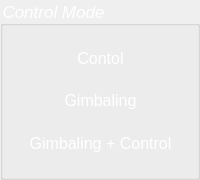
      <widget class="QGroupBox" name="groupBox_7">
       <property name="geometry">
        <rect>
         <x>230</x>
         <y>50</y>
         <width>200</width>
         <height>180</height>
        </rect>
       </property>
       <property name="font">
        <font>
         <pointsize>13</pointsize>
         <italic>true</italic>
        </font>
       </property>
       <property name="styleSheet">
        <string notr="true">color: rgb(255, 255, 255);</string>
       </property>
       <property name="title">
        <string>Control Mode</string>
       </property>
       <widget class="QWidget" name="verticalLayoutWidget">
        <property name="geometry">
         <rect>
          <x>10</x>
          <y>40</y>
          <width>181</width>
          <height>121</height>
         </rect>
        </property>
        <layout class="QVBoxLayout" name="verticalLayout">
         <item>
          <widget class="QLabel" name="lbl_manipulator_mode">
           <property name="palette">
            <palette>
             <active>
              <colorrole role="WindowText">
               <brush brushstyle="SolidPattern">
                <color alpha="255">
                 <red>255</red>
                 <green>255</green>
                 <blue>255</blue>
                </color>
               </brush>
              </colorrole>
              <colorrole role="Text">
               <brush brushstyle="SolidPattern">
                <color alpha="255">
                 <red>255</red>
                 <green>255</green>
                 <blue>255</blue>
                </color>
               </brush>
              </colorrole>
              <colorrole role="ButtonText">
               <brush brushstyle="SolidPattern">
                <color alpha="255">
                 <red>255</red>
                 <green>255</green>
                 <blue>255</blue>
                </color>
               </brush>
              </colorrole>
              <colorrole role="Shadow">
               <brush brushstyle="SolidPattern">
                <color alpha="255">
                 <red>255</red>
                 <green>255</green>
                 <blue>255</blue>
                </color>
               </brush>
              </colorrole>
              <colorrole role="ToolTipText">
               <brush brushstyle="SolidPattern">
                <color alpha="255">
                 <red>255</red>
                 <green>255</green>
                 <blue>255</blue>
                </color>
               </brush>
              </colorrole>
             </active>
             <inactive>
              <colorrole role="WindowText">
               <brush brushstyle="SolidPattern">
                <color alpha="255">
                 <red>255</red>
                 <green>255</green>
                 <blue>255</blue>
                </color>
               </brush>
              </colorrole>
              <colorrole role="Text">
               <brush brushstyle="SolidPattern">
                <color alpha="255">
                 <red>255</red>
                 <green>255</green>
                 <blue>255</blue>
                </color>
               </brush>
              </colorrole>
              <colorrole role="ButtonText">
               <brush brushstyle="SolidPattern">
                <color alpha="255">
                 <red>255</red>
                 <green>255</green>
                 <blue>255</blue>
                </color>
               </brush>
              </colorrole>
              <colorrole role="Shadow">
               <brush brushstyle="SolidPattern">
                <color alpha="255">
                 <red>255</red>
                 <green>255</green>
                 <blue>255</blue>
                </color>
               </brush>
              </colorrole>
              <colorrole role="ToolTipText">
               <brush brushstyle="SolidPattern">
                <color alpha="255">
                 <red>255</red>
                 <green>255</green>
                 <blue>255</blue>
                </color>
               </brush>
              </colorrole>
             </inactive>
             <disabled>
              <colorrole role="WindowText">
               <brush brushstyle="SolidPattern">
                <color alpha="255">
                 <red>255</red>
                 <green>255</green>
                 <blue>255</blue>
                </color>
               </brush>
              </colorrole>
              <colorrole role="Text">
               <brush brushstyle="SolidPattern">
                <color alpha="255">
                 <red>255</red>
                 <green>255</green>
                 <blue>255</blue>
                </color>
               </brush>
              </colorrole>
              <colorrole role="ButtonText">
               <brush brushstyle="SolidPattern">
                <color alpha="255">
                 <red>255</red>
                 <green>255</green>
                 <blue>255</blue>
                </color>
               </brush>
              </colorrole>
              <colorrole role="Shadow">
               <brush brushstyle="SolidPattern">
                <color alpha="255">
                 <red>0</red>
                 <green>0</green>
                 <blue>0</blue>
                </color>
               </brush>
              </colorrole>
              <colorrole role="ToolTipText">
               <brush brushstyle="SolidPattern">
                <color alpha="255">
                 <red>0</red>
                 <green>0</green>
                 <blue>0</blue>
                </color>
               </brush>
              </colorrole>
             </disabled>
            </palette>
           </property>
           <property name="font">
            <font>
             <pointsize>12</pointsize>
             <italic>false</italic>
            </font>
           </property>
           <property name="styleSheet">
            <string notr="true"/>
           </property>
           <property name="text">
            <string>Contol</string>
           </property>
           <property name="alignment">
            <set>Qt::AlignCenter</set>
           </property>
          </widget>
         </item>
         <item>
          <widget class="QLabel" name="label">
           <property name="palette">
            <palette>
             <active>
              <colorrole role="WindowText">
               <brush brushstyle="SolidPattern">
                <color alpha="255">
                 <red>255</red>
                 <green>255</green>
                 <blue>255</blue>
                </color>
               </brush>
              </colorrole>
              <colorrole role="Text">
               <brush brushstyle="SolidPattern">
                <color alpha="255">
                 <red>255</red>
                 <green>255</green>
                 <blue>255</blue>
                </color>
               </brush>
              </colorrole>
              <colorrole role="ButtonText">
               <brush brushstyle="SolidPattern">
                <color alpha="255">
                 <red>255</red>
                 <green>255</green>
                 <blue>255</blue>
                </color>
               </brush>
              </colorrole>
             </active>
             <inactive>
              <colorrole role="WindowText">
               <brush brushstyle="SolidPattern">
                <color alpha="255">
                 <red>255</red>
                 <green>255</green>
                 <blue>255</blue>
                </color>
               </brush>
              </colorrole>
              <colorrole role="Text">
               <brush brushstyle="SolidPattern">
                <color alpha="255">
                 <red>255</red>
                 <green>255</green>
                 <blue>255</blue>
                </color>
               </brush>
              </colorrole>
              <colorrole role="ButtonText">
               <brush brushstyle="SolidPattern">
                <color alpha="255">
                 <red>255</red>
                 <green>255</green>
                 <blue>255</blue>
                </color>
               </brush>
              </colorrole>
             </inactive>
             <disabled>
              <colorrole role="WindowText">
               <brush brushstyle="SolidPattern">
                <color alpha="255">
                 <red>255</red>
                 <green>255</green>
                 <blue>255</blue>
                </color>
               </brush>
              </colorrole>
              <colorrole role="Text">
               <brush brushstyle="SolidPattern">
                <color alpha="255">
                 <red>255</red>
                 <green>255</green>
                 <blue>255</blue>
                </color>
               </brush>
              </colorrole>
              <colorrole role="ButtonText">
               <brush brushstyle="SolidPattern">
                <color alpha="255">
                 <red>255</red>
                 <green>255</green>
                 <blue>255</blue>
                </color>
               </brush>
              </colorrole>
             </disabled>
            </palette>
           </property>
           <property name="font">
            <font>
             <pointsize>12</pointsize>
            </font>
           </property>
           <property name="text">
            <string>Gimbaling</string>
           </property>
           <property name="alignment">
            <set>Qt::AlignCenter</set>
           </property>
          </widget>
         </item>
         <item>
          <widget class="QLabel" name="label_2">
           <property name="palette">
            <palette>
             <active>
              <colorrole role="WindowText">
               <brush brushstyle="SolidPattern">
                <color alpha="255">
                 <red>255</red>
                 <green>255</green>
                 <blue>255</blue>
                </color>
               </brush>
              </colorrole>
              <colorrole role="Button">
               <brush brushstyle="SolidPattern">
                <color alpha="255">
                 <red>255</red>
                 <green>255</green>
                 <blue>255</blue>
                </color>
               </brush>
              </colorrole>
              <colorrole role="Light">
               <brush brushstyle="SolidPattern">
                <color alpha="255">
                 <red>255</red>
                 <green>255</green>
                 <blue>255</blue>
                </color>
               </brush>
              </colorrole>
              <colorrole role="Midlight">
               <brush brushstyle="SolidPattern">
                <color alpha="255">
                 <red>255</red>
                 <green>255</green>
                 <blue>255</blue>
                </color>
               </brush>
              </colorrole>
              <colorrole role="Dark">
               <brush brushstyle="SolidPattern">
                <color alpha="255">
                 <red>127</red>
                 <green>127</green>
                 <blue>127</blue>
                </color>
               </brush>
              </colorrole>
              <colorrole role="Mid">
               <brush brushstyle="SolidPattern">
                <color alpha="255">
                 <red>170</red>
                 <green>170</green>
                 <blue>170</blue>
                </color>
               </brush>
              </colorrole>
              <colorrole role="Text">
               <brush brushstyle="SolidPattern">
                <color alpha="255">
                 <red>255</red>
                 <green>255</green>
                 <blue>255</blue>
                </color>
               </brush>
              </colorrole>
              <colorrole role="BrightText">
               <brush brushstyle="SolidPattern">
                <color alpha="255">
                 <red>255</red>
                 <green>255</green>
                 <blue>255</blue>
                </color>
               </brush>
              </colorrole>
              <colorrole role="ButtonText">
               <brush brushstyle="SolidPattern">
                <color alpha="255">
                 <red>255</red>
                 <green>255</green>
                 <blue>255</blue>
                </color>
               </brush>
              </colorrole>
              <colorrole role="Base">
               <brush brushstyle="SolidPattern">
                <color alpha="255">
                 <red>255</red>
                 <green>255</green>
                 <blue>255</blue>
                </color>
               </brush>
              </colorrole>
              <colorrole role="Window">
               <brush brushstyle="SolidPattern">
                <color alpha="255">
                 <red>255</red>
                 <green>255</green>
                 <blue>255</blue>
                </color>
               </brush>
              </colorrole>
              <colorrole role="Shadow">
               <brush brushstyle="SolidPattern">
                <color alpha="255">
                 <red>255</red>
                 <green>255</green>
                 <blue>255</blue>
                </color>
               </brush>
              </colorrole>
              <colorrole role="AlternateBase">
               <brush brushstyle="SolidPattern">
                <color alpha="255">
                 <red>255</red>
                 <green>255</green>
                 <blue>255</blue>
                </color>
               </brush>
              </colorrole>
              <colorrole role="ToolTipBase">
               <brush brushstyle="SolidPattern">
                <color alpha="255">
                 <red>255</red>
                 <green>255</green>
                 <blue>220</blue>
                </color>
               </brush>
              </colorrole>
              <colorrole role="ToolTipText">
               <brush brushstyle="SolidPattern">
                <color alpha="255">
                 <red>255</red>
                 <green>255</green>
                 <blue>255</blue>
                </color>
               </brush>
              </colorrole>
             </active>
             <inactive>
              <colorrole role="WindowText">
               <brush brushstyle="SolidPattern">
                <color alpha="255">
                 <red>255</red>
                 <green>255</green>
                 <blue>255</blue>
                </color>
               </brush>
              </colorrole>
              <colorrole role="Button">
               <brush brushstyle="SolidPattern">
                <color alpha="255">
                 <red>255</red>
                 <green>255</green>
                 <blue>255</blue>
                </color>
               </brush>
              </colorrole>
              <colorrole role="Light">
               <brush brushstyle="SolidPattern">
                <color alpha="255">
                 <red>255</red>
                 <green>255</green>
                 <blue>255</blue>
                </color>
               </brush>
              </colorrole>
              <colorrole role="Midlight">
               <brush brushstyle="SolidPattern">
                <color alpha="255">
                 <red>255</red>
                 <green>255</green>
                 <blue>255</blue>
                </color>
               </brush>
              </colorrole>
              <colorrole role="Dark">
               <brush brushstyle="SolidPattern">
                <color alpha="255">
                 <red>127</red>
                 <green>127</green>
                 <blue>127</blue>
                </color>
               </brush>
              </colorrole>
              <colorrole role="Mid">
               <brush brushstyle="SolidPattern">
                <color alpha="255">
                 <red>170</red>
                 <green>170</green>
                 <blue>170</blue>
                </color>
               </brush>
              </colorrole>
              <colorrole role="Text">
               <brush brushstyle="SolidPattern">
                <color alpha="255">
                 <red>255</red>
                 <green>255</green>
                 <blue>255</blue>
                </color>
               </brush>
              </colorrole>
              <colorrole role="BrightText">
               <brush brushstyle="SolidPattern">
                <color alpha="255">
                 <red>255</red>
                 <green>255</green>
                 <blue>255</blue>
                </color>
               </brush>
              </colorrole>
              <colorrole role="ButtonText">
               <brush brushstyle="SolidPattern">
                <color alpha="255">
                 <red>255</red>
                 <green>255</green>
                 <blue>255</blue>
                </color>
               </brush>
              </colorrole>
              <colorrole role="Base">
               <brush brushstyle="SolidPattern">
                <color alpha="255">
                 <red>255</red>
                 <green>255</green>
                 <blue>255</blue>
                </color>
               </brush>
              </colorrole>
              <colorrole role="Window">
               <brush brushstyle="SolidPattern">
                <color alpha="255">
                 <red>255</red>
                 <green>255</green>
                 <blue>255</blue>
                </color>
               </brush>
              </colorrole>
              <colorrole role="Shadow">
               <brush brushstyle="SolidPattern">
                <color alpha="255">
                 <red>255</red>
                 <green>255</green>
                 <blue>255</blue>
                </color>
               </brush>
              </colorrole>
              <colorrole role="AlternateBase">
               <brush brushstyle="SolidPattern">
                <color alpha="255">
                 <red>255</red>
                 <green>255</green>
                 <blue>255</blue>
                </color>
               </brush>
              </colorrole>
              <colorrole role="ToolTipBase">
               <brush brushstyle="SolidPattern">
                <color alpha="255">
                 <red>255</red>
                 <green>255</green>
                 <blue>220</blue>
                </color>
               </brush>
              </colorrole>
              <colorrole role="ToolTipText">
               <brush brushstyle="SolidPattern">
                <color alpha="255">
                 <red>255</red>
                 <green>255</green>
                 <blue>255</blue>
                </color>
               </brush>
              </colorrole>
             </inactive>
             <disabled>
              <colorrole role="WindowText">
               <brush brushstyle="SolidPattern">
                <color alpha="255">
                 <red>255</red>
                 <green>255</green>
                 <blue>255</blue>
                </color>
               </brush>
              </colorrole>
              <colorrole role="Button">
               <brush brushstyle="SolidPattern">
                <color alpha="255">
                 <red>255</red>
                 <green>255</green>
                 <blue>255</blue>
                </color>
               </brush>
              </colorrole>
              <colorrole role="Light">
               <brush brushstyle="SolidPattern">
                <color alpha="255">
                 <red>255</red>
                 <green>255</green>
                 <blue>255</blue>
                </color>
               </brush>
              </colorrole>
              <colorrole role="Midlight">
               <brush brushstyle="SolidPattern">
                <color alpha="255">
                 <red>255</red>
                 <green>255</green>
                 <blue>255</blue>
                </color>
               </brush>
              </colorrole>
              <colorrole role="Dark">
               <brush brushstyle="SolidPattern">
                <color alpha="255">
                 <red>127</red>
                 <green>127</green>
                 <blue>127</blue>
                </color>
               </brush>
              </colorrole>
              <colorrole role="Mid">
               <brush brushstyle="SolidPattern">
                <color alpha="255">
                 <red>170</red>
                 <green>170</green>
                 <blue>170</blue>
                </color>
               </brush>
              </colorrole>
              <colorrole role="Text">
               <brush brushstyle="SolidPattern">
                <color alpha="255">
                 <red>255</red>
                 <green>255</green>
                 <blue>255</blue>
                </color>
               </brush>
              </colorrole>
              <colorrole role="BrightText">
               <brush brushstyle="SolidPattern">
                <color alpha="255">
                 <red>255</red>
                 <green>255</green>
                 <blue>255</blue>
                </color>
               </brush>
              </colorrole>
              <colorrole role="ButtonText">
               <brush brushstyle="SolidPattern">
                <color alpha="255">
                 <red>255</red>
                 <green>255</green>
                 <blue>255</blue>
                </color>
               </brush>
              </colorrole>
              <colorrole role="Base">
               <brush brushstyle="SolidPattern">
                <color alpha="255">
                 <red>255</red>
                 <green>255</green>
                 <blue>255</blue>
                </color>
               </brush>
              </colorrole>
              <colorrole role="Window">
               <brush brushstyle="SolidPattern">
                <color alpha="255">
                 <red>255</red>
                 <green>255</green>
                 <blue>255</blue>
                </color>
               </brush>
              </colorrole>
              <colorrole role="Shadow">
               <brush brushstyle="SolidPattern">
                <color alpha="255">
                 <red>0</red>
                 <green>0</green>
                 <blue>0</blue>
                </color>
               </brush>
              </colorrole>
              <colorrole role="AlternateBase">
               <brush brushstyle="SolidPattern">
                <color alpha="255">
                 <red>255</red>
                 <green>255</green>
                 <blue>255</blue>
                </color>
               </brush>
              </colorrole>
              <colorrole role="ToolTipBase">
               <brush brushstyle="SolidPattern">
                <color alpha="255">
                 <red>255</red>
                 <green>255</green>
                 <blue>220</blue>
                </color>
               </brush>
              </colorrole>
              <colorrole role="ToolTipText">
               <brush brushstyle="SolidPattern">
                <color alpha="255">
                 <red>0</red>
                 <green>0</green>
                 <blue>0</blue>
                </color>
               </brush>
              </colorrole>
             </disabled>
            </palette>
           </property>
           <property name="font">
            <font>
             <pointsize>12</pointsize>
            </font>
           </property>
           <property name="text">
            <string>Gimbaling + Control</string>
           </property>
           <property name="alignment">
            <set>Qt::AlignCenter</set>
           </property>
          </widget>
         </item>
        </layout>
       </widget>
      </widget>
